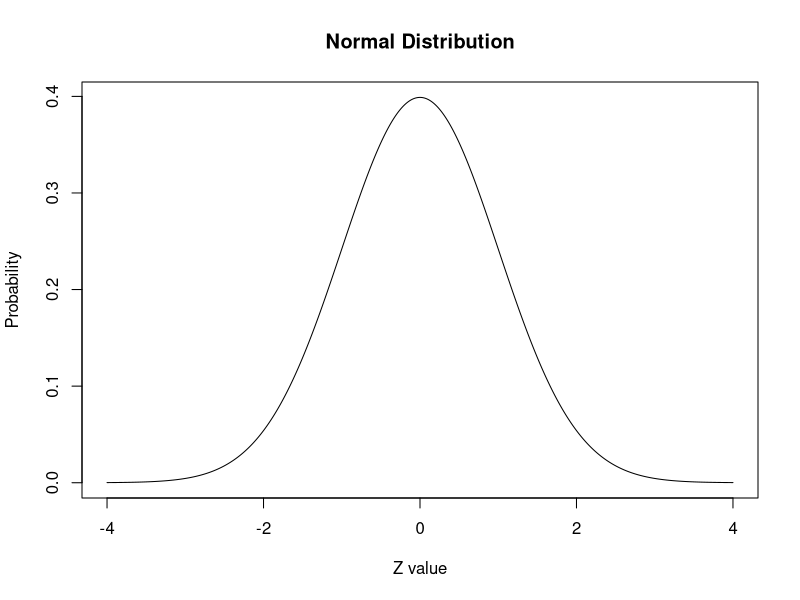

The R script that drew this image:
## ---- chunk 1
x.values = seq(-4,4, length = 1000)
y.values = dnorm(x.values)
plot(x.values, y.values, type="l", lty=1, xlab="Z value", ylab="Probability", main="Normal Distribution")
